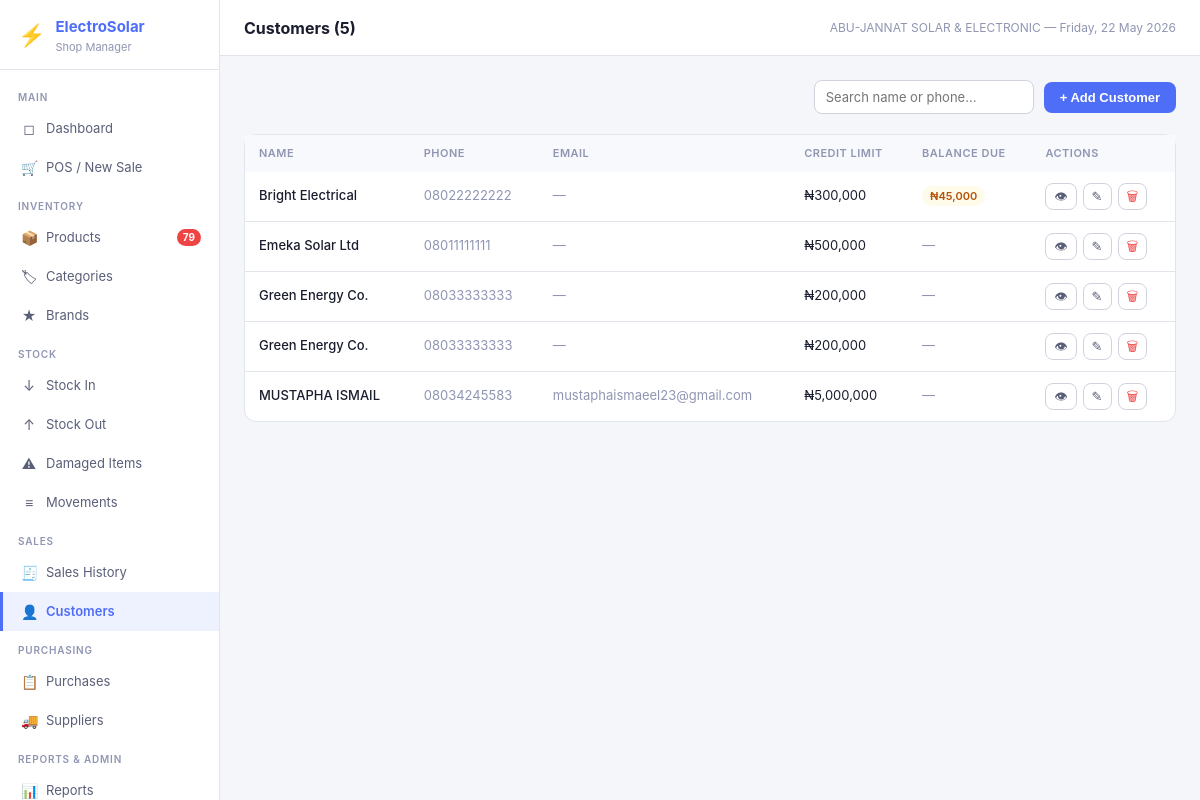
The page /customers (signed in) on the database its author committed.
### tables this page shows
CREATE TABLE settings (
            key TEXT PRIMARY KEY,
            value TEXT
        );

CREATE TABLE customers (
            id INTEGER PRIMARY KEY AUTOINCREMENT,
            name TEXT NOT NULL,
            phone TEXT,
            email TEXT,
            address TEXT,
            credit_limit REAL NOT NULL DEFAULT 0,
            credit_balance REAL NOT NULL DEFAULT 0,
            created_at TEXT NOT NULL DEFAULT (datetime('now'))
        );

### app.py (the view)
@app.route('/customers')
@login_required
def customers():
    items = query("SELECT * FROM customers ORDER BY name")
    return render_template('customers.html', customers=items)

### app.py (called while the page is built)
def get_db():
    if 'db' not in g:
        g.db = sqlite3.connect(DB_PATH)
        g.db.row_factory = sqlite3.Row
        g.db.execute("PRAGMA foreign_keys = ON")
        g.db.execute("PRAGMA journal_mode = WAL")
    return g.db

def query(sql, args=(), one=False):
    cur = get_db().execute(sql, args)
    rv = cur.fetchall()
    return (rv[0] if rv else None) if one else rv

def login_required(f):
    @wraps(f)
    def decorated(*args, **kwargs):
        if 'user_id' not in session:
            return redirect(url_for('login'))
        return f(*args, **kwargs)
    return decorated

def current_user():
    return {'id': session.get('user_id'), 'username': session.get('username'),
            'full_name': session.get('full_name'), 'role': session.get('role')}

def get_settings():
    rows = query("SELECT key, value FROM settings")
    return {r['key']: r['value'] for r in rows}

@app.context_processor
def inject_globals():
    s = get_settings() if 'user_id' in session else {}
    low_stock = 0
    if 'user_id' in session:
        r = query("SELECT COUNT(*) as c FROM products WHERE is_active=1 AND quantity <= reorder_level", one=True)
        low_stock = r['c'] if r else 0
    return dict(settings=s, current_user=current_user(), low_stock_count=low_stock,
                now=datetime.now())

### templates/customers.html (shortened to what this page needs)
{% extends 'base.html' %}{% block title %}Customers{% endblock %}{% block page_title %}Customers ({{ customers|length }}){% endblock %}
{% block content %}
<div class="page-header"><div></div>
  <div class="page-actions">
    <input type="text" id="custSearch" placeholder="Search name or phone..." oninput="filterTable('custTable','custSearch')" style="width:220px;">
    <button class="btn btn-primary" onclick="openModal('custModal')">+ Add Customer</button>
  </div>
</div>
<div class="card"><div class="table-wrap">
<table id="custTable"><thead><tr><th>Name</th><th>Phone</th><th>Email</th><th>Credit Limit</th><th>Balance Due</th><th>Actions</th></tr></thead>
<tbody>{% set cur=settings.get('currency','₦') %}{% for c in customers %}<tr data-search="{{ c.name|lower }} {{ c.phone or '' }}">
  <td style="font-weight:500;">{{ c.name }}</td>
  <td class="text-muted">{{ c.phone or '—' }}</td>
  <td class="text-muted">{{ c.email or '—' }}</td>
  <td>{% if c.credit_limit %}{{ cur }}{{ '{:,.0f}'.format(c.credit_limit) }}{% else %}—{% endif %}</td>
  <td>{% if c.credit_balance > 0 %}<span class="badge badge-warning">{{ cur }}{{ '{:,.0f}'.format(c.credit_balance) }}</span>{% else %}<span class="text-muted">—</span>{% endif %}</td>
  <td><div style="display:flex;gap:6px;">
    <a href="{{ url_for('customer_history', cid=c.id) }}" class="btn-icon" title="History">👁</a>
    <button class="btn-icon"
onclick="editCust(
  '{{ c.id }}',
  '{{ c.name|e }}',
  '{{ c.phone or '' }}',
  '{{ c.email or '' }}',
  '{{ c.credit_limit or 0 }}',
  `{{ c.address or '' }}`
)">
✎
</button>
    {% if current_user.role=='admin' %}<form method="POST" action="{{ url_for('customers_delete',cid=c.id) }}" style="display:inline" onsubmit="return confirm('Delete customer?')"><button type="submit" class="btn-icon" style="color:var(--danger)">🗑</button></form>{% endif %}
  </div></td>
</tr>{% endfor %}</tbody></table></div></div>
{% endblock %}

### templates/base.html (shortened to what this page needs)
<!DOCTYPE html>
<html lang="en">
<head>
<link rel="stylesheet" href="{{ url_for('static', filename='css/style.css') }}">
</head>
<body>
<div class="app-shell">
  <aside class="sidebar">
    <div class="sidebar-logo">
      <div class="logo-icon">⚡</div>
      <div>
        <h1>ElectroSolar</h1>
        <p>Shop Manager</p>
      </div>
    </div>
    <nav class="sidebar-nav">
      <div class="nav-section">Main</div>
      <a href="{{ url_for('dashboard') }}" class="nav-item {% if request.endpoint=='dashboard' %}active{% endif %}">
        <span class="nav-icon">◻</span> Dashboard
      </a>
      <a href="{{ url_for('pos') }}" class="nav-item {% if request.endpoint=='pos' %}active{% endif %}">
        <span class="nav-icon">🛒</span> POS / New Sale
      </a>
      <div class="nav-section">Inventory</div>
      <a href="{{ url_for('products') }}" class="nav-item {% if request.endpoint=='products' %}active{% endif %}">
        <span class="nav-icon">📦</span> Products
        {% if low_stock_count > 0 %}<span class="nav-badge">{{ low_stock_count }}</span>{% endif %}
      </a>
      <a href="{{ url_for('categories') }}" class="nav-item {% if request.endpoint=='categories' %}active{% endif %}">
        <span class="nav-icon">🏷</span> Categories
      </a>
      <a href="{{ url_for('brands') }}" class="nav-item {% if request.endpoint=='brands' %}active{% endif %}">
        <span class="nav-icon">★</span> Brands
      </a>
      <div class="nav-section">Stock</div>
      <a href="{{ url_for('stock_in') }}" class="nav-item {% if request.endpoint=='stock_in' %}active{% endif %}">
        <span class="nav-icon">↓</span> Stock In
      </a>
      <a href="{{ url_for('stock_out') }}" class="nav-item {% if request.endpoint=='stock_out' %}active{% endif %}">
        <span class="nav-icon">↑</span> Stock Out
      </a>
      <a href="{{ url_for('stock_damaged') }}" class="nav-item {% if request.endpoint=='stock_damaged' %}active{% endif %}">
        <span class="nav-icon">⚠</span> Damaged Items
      </a>
      <a href="{{ url_for('stock_movements') }}" class="nav-item {% if request.endpoint=='stock_movements' %}active{% endif %}">
        <span class="nav-icon">≡</span> Movements
      </a>
      <div class="nav-section">Sales</div>
      <a href="{{ url_for('sales') }}" class="nav-item {% if request.endpoint in ['sales','sale_detail'] %}active{% endif %}">
        <span class="nav-icon">🧾</span> Sales History
      </a>
      <a href="{{ url_for('customers') }}" class="nav-item {% if request.endpoint in ['customers','customer_history'] %}active{% endif %}">
        <span class="nav-icon">👤</span> Customers
      </a>
      <div class="nav-section">Purchasing</div>
      <a href="{{ url_for('purchases') }}" class="nav-item {% if request.endpoint in ['purchases','purchase_detail'] %}active{% endif %}">
        <span class="nav-icon">📋</span> Purchases
      </a>
      <a href="{{ url_for('suppliers') }}" class="nav-item {% if request.endpoint=='suppliers' %}active{% endif %}">
        <span class="nav-icon">🚚</span> Suppliers
      </a>
      <div class="nav-section">Reports & Admin</div>
      <a href="{{ url_for('reports') }}" class="nav-item {% if request.endpoint=='reports' %}active{% endif %}">
        <span class="nav-icon">📊</span> Reports
      </a>
    </nav>
  </aside>
  <div class="main-area">
    <header class="topbar">
      <h2>{% block page_title %}{% endblock %}</h2>
      <span class="topbar-meta">{{ settings.get('shop_name','ElectroSolar') }} — {{ now.strftime('%A, %d %B %Y') }}</span>
    </header>
    <main class="page-content">
      {% block content %}{% endblock %}
    </main>
  </div>
</div>
</body>
</html>

### rows shown on the page
settings: get "ABU-JANNAT SOLAR & ELECTRONIC"
customers: name "Bright Electrical", phone "08022222222", email "—", cur "₦", credit_limit "300,000", credit_balance "45,000"
customers: name "Emeka Solar Ltd", phone "08011111111", email "—", cur "₦", credit_limit "500,000"
customers: name "Green Energy Co.", phone "08033333333", email "—", cur "₦", credit_limit "200,000"
customers: name "Green Energy Co.", phone "08033333333", email "—", cur "₦", credit_limit "200,000"
customers: name "MUSTAPHA ISMAIL", phone "08034245583", email "mustaphaismaeel23@gmail.com", cur "₦", credit_limit "5,000,000"

### other values the page prints
{{ low_stock_count }} "79"
{{ customers|length }} "5"
